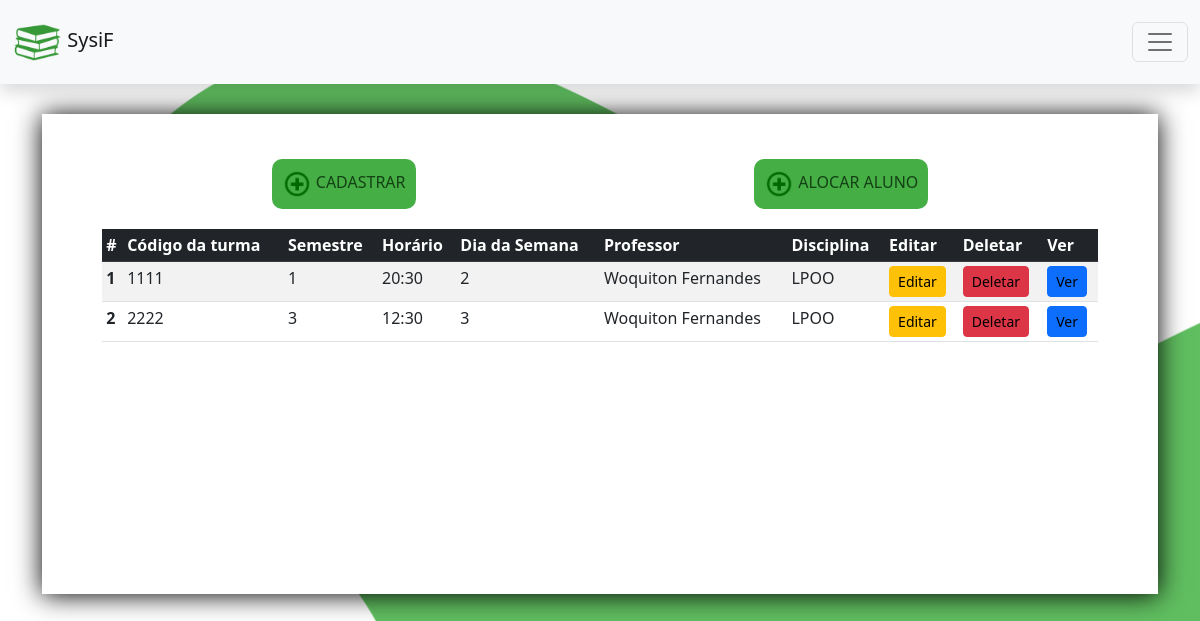
The app's page /turma/ (signed in) with its own data.
### turma/models.py (models this page shows, shortened)
class Turma(models.Model):
    id_professor = models.ForeignKey(Professor, on_delete=models.DO_NOTHING) #Durval - chave estrangeira da tabela professor
    id_disciplina = models.ForeignKey(Disciplina, on_delete=models.DO_NOTHING) #Durval - chave estrangeira da tabela disciplina
    cod_turma = models.CharField('Codigo turma', max_length=250)
    semestre = models.IntegerField('Semestre')
    horario = models.TimeField('Horario')
    dia_semana = models.IntegerField('Dia da semana')
    class Meta:
        verbose_name = 'Turma'
        ordering = ['cod_turma']

### professor/models.py (models this page shows, shortened)
class Pessoa(models.Model):
    nome = models.CharField('Nome', max_length=100)
    endereco = models.CharField('Endereço', max_length=250)
    telefone = models.CharField('Telefone', max_length=250)
    class Meta:
        verbose_name = 'Pessoa'
        ordering = ['nome']

### disciplina/models.py (models this page shows, shortened)
class Disciplina(models.Model):
    id_curso = models.ForeignKey(Curso, on_delete=models.CASCADE)
    nome_disciplina = models.CharField('Nome', max_length=250)
    codigo_disciplina = models.CharField('Código', max_length=250)
    descricao = models.CharField('Descrição', max_length=500)
    carga_horaria = models.IntegerField('Carga Horaria')
    class Meta:
        verbose_name = 'Disciplina'
        ordering = ['nome_disciplina']

### turma/views.py (the view)
# urls.py: path('', views.dashboard_turma, name='dashboard'),
@login_required
def dashboard_turma(request):
     turmas_cadastradas = Turma.objects.all()
     context ={
        'turmas_cadastradas': turmas_cadastradas,
     }
     return render(request, 'turma_dashboard.html', context)

### professor/models.py (called while the page is built)
    def __str__(self):
        return self.nome

### turma/templates/turma_dashboard.html (shortened to what this page needs)
{% extends 'base.html' %}
{% load static %}
{% load bootstrap %}
{% block content %}
    <div class="info-div">
        <a href="{% url 'turma:cadastrar' %}" class="cadastrar">
            <img src="../../static/img/cadastro_simbolo.png" alt="" width="30px">
            CADASTRAR
        </a>
        <a href="{% url 'turma:alocarAluno' %}" class="cadastrar">
          <img src="../../static/img/cadastro_simbolo.png" alt="" width="30px">
          ALOCAR ALUNO
      </a>
    </div>
    <table class="table table-striped table-sm">
      <thead class="table-dark">
        <tr>
          <th scope="col">#</th>
          <th scope="col">Código da turma</th>
          <th scope="col">Semestre</th>
          <th scope="col">Horário</th>
          <th scope="col">Dia da Semana</th>
          <th scope="col">Professor</th>
          <th scope="col">Disciplina</th>
          <th scope="col">Editar</th>
          <th scope="col">Deletar</th>
          <th scope="col">Ver</th>
        </tr>
      </thead>
      <tbody>
        {% for item in turmas_cadastradas %}
        <tr>
        <th scope="row">{{ forloop.counter }}</th>
          <td>{{item.cod_turma}}</td>
          <td>{{item.semestre}}</td>
          <td>{{item.horario}}</td>
          <td>{{item.dia_semana}}</td>
          <td>{{item.id_professor}}</td>
          <td>{{item.id_disciplina.nome_disciplina}}</td>
          <td><a class="btn btn-sm btn-warning" href="{% url 'turma:editar' item.id %}">Editar</a></td>
          <td><a class="btn btn-sm btn-danger" href="{% url 'turma:deletar' item.id %}" onclick="return confirm('Deseja deletar essa turma?')">Deletar</a></td>
          <td><a class="btn btn-sm btn-primary" href="{% url 'turma:verAlunos' item.id %}">Ver</a></td>
        {% endfor %}
        </tr>
    </tbody>
    </table>
{% endblock %}

### main/static/css/style.css (style rules this page uses)
body { background: rgb(255, 255, 255) url("../img/background.png") no-repeat left top; background-size: 1800px; }
table { margin-top: 20px; }
.list-group-item a, a:link, a:visited, a:active, a:hover { text-decoration: none; color: black; }
.btn { color: black; }
.info-div { margin: auto; display: flex; }
.info-div a, .info-div a:link, .info-div a:visited, .info-div a:active, .info-div a:hover { text-decoration: none; color: rgb(20, 65, 20); }
.cadastrar { border-radius: 10px; background-color: rgb(69, 175, 69); padding: 10px 10px; margin: auto; text-align: center; }
.cadastrar img { display: inline; }

### records on screen
Turma: cod_turma "1111", semestre "1", horario "20:30", dia_semana "2", id_professor "Woquiton Fernandes", id_disciplina.nome_disciplina "LPOO"
Turma: cod_turma "2222", semestre "3", horario "12:30", dia_semana "3", id_professor "Woquiton Fernandes", id_disciplina.nome_disciplina "LPOO"
